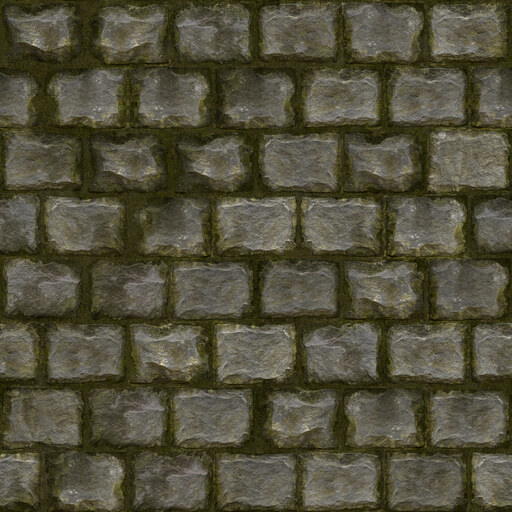
#> input picture assets/ambientcg/Bricks076C/color.jpg, 512 x 512 px, found by its file name
$ python pack_terrain_textures.py ../assets/ambientcg/Bricks076C/color.jpg
#> lines starting #> are read from the running program, lines starting #| are printed output that depends on the picture
#!/usr/bin/env python3
"""Step 152 (Phase W1): pack ambientCG sets into Terrain3D's channel layout.

Terrain3D wants albedo RGB + height A (`terrain_alb_ht.png`) and normal RGB (OpenGL) +
roughness A (`terrain_nrm_rgh.png`), all the same size. Reads assets/ambientcg/<id>/
color/normal/roughness(.jpg) and height.jpg when present (else albedo luminance), writes
the two PNGs into the same folder (so ASSETS.toml's entry still covers them).
Usage: pack_terrain_textures.py [--check] ID...   (default: every TERRAIN_LAYERS id)
"""
from __future__ import annotations

import sys
from pathlib import Path

from PIL import Image

ROOT = Path(__file__).resolve().parent.parent
SIZE = 512
TERRAIN_LAYERS = ["Grass004", "Ground037", "Rock030", "Gravel022", "Ground054", "PavingStones131"]


def pack(tid: str) -> tuple[Image.Image, Image.Image]:
#> called with tid = '../assets/ambientcg/Bricks076C/color.jpg'
    d = ROOT / "assets/ambientcg" / tid
    col = Image.open(d / "color.jpg").convert("RGB").resize((SIZE, SIZE), Image.LANCZOS)
#> col is the input picture: PIL image 512x512 RGB; mean R, G, B 82.6, 79.1, 59.5
    hp = d / "height.jpg"
    ht = (Image.open(hp) if hp.is_file() else col).convert("L").resize((SIZE, SIZE), Image.LANCZOS)
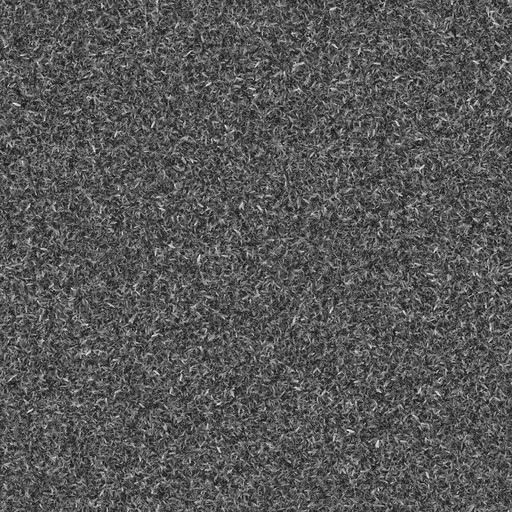
#> input picture assets/ambientcg/Grass004/height.jpg, 512 x 512 px, found by its file name
#> ht is the input picture: PIL image 512x512 L; min 0, max 252, mean 87.2
    nrm = Image.open(d / "normal.jpg").convert("RGB").resize((SIZE, SIZE), Image.LANCZOS)
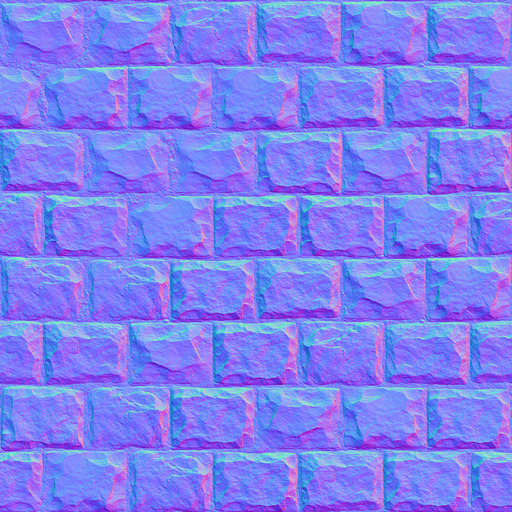
#> input picture assets/ambientcg/Bricks076C/normal.jpg, 512 x 512 px, found by its file name
#> nrm is the input picture: PIL image 512x512 RGB; mean R, G, B 127.3, 127.5, 241.9
    rgh = Image.open(d / "roughness.jpg").convert("L").resize((SIZE, SIZE), Image.LANCZOS)
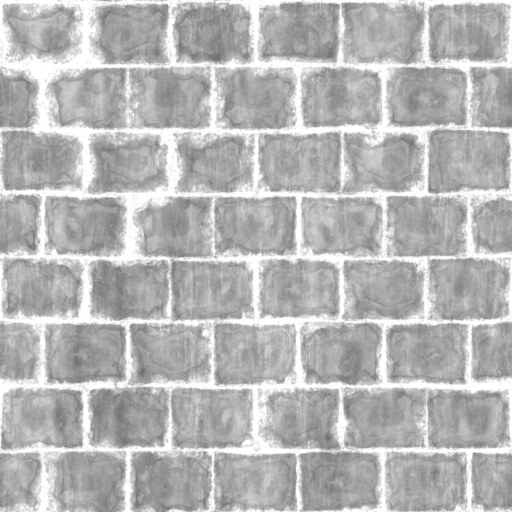
#> input picture assets/ambientcg/Bricks076C/roughness.jpg, 512 x 512 px, found by its file name
#> rgh is the input picture: PIL image 512x512 L; min 108, max 255, mean 181.4
    return Image.merge("RGBA", (*col.split(), ht)), Image.merge("RGBA", (*nrm.split(), rgh))


def main(argv: list[str]) -> int:
    check = "--check" in argv
    ids = [a for a in argv if not a.startswith("--")] or TERRAIN_LAYERS
    bad = 0
    for tid in ids:
        d = ROOT / "assets/ambientcg" / tid
        for img, name in zip(pack(tid), ("terrain_alb_ht.png", "terrain_nrm_rgh.png")):
            if check:
                if not (d / name).is_file():
                    print(f"[pack_terrain] missing {d / name}")
                    bad += 1
            else:
                img.save(d / name, optimize=True)
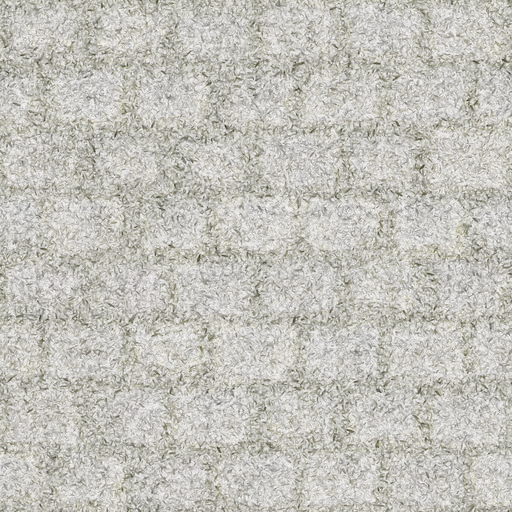
#> saved as terrain_alb_ht.png: PIL image 512x512 RGBA; mean R, G, B, A 82.6, 79.1, 59.5, 87.2; transparent parts drawn white
                print(f"[pack_terrain] {tid}/{name}")
    return 1 if bad else 0


if __name__ == "__main__":
    sys.exit(main(sys.argv[1:]))
#> (the program exits here)
